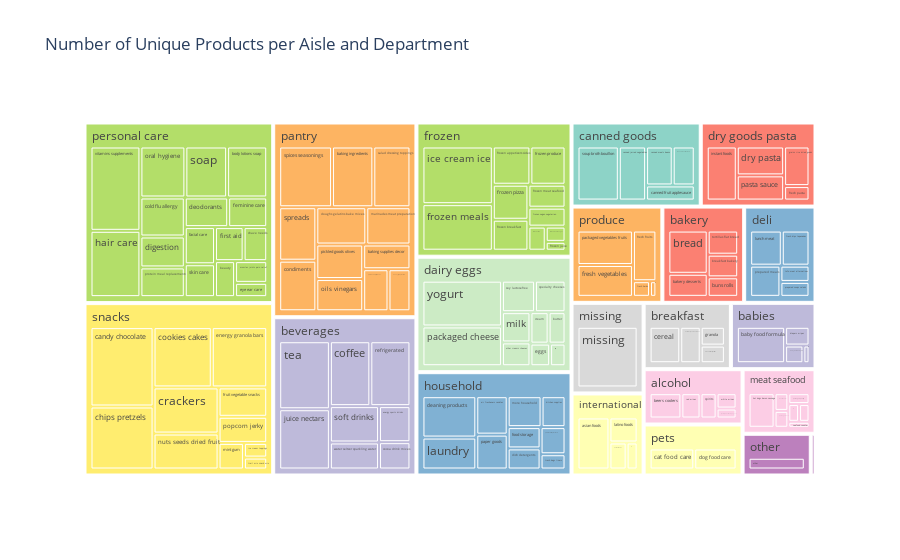
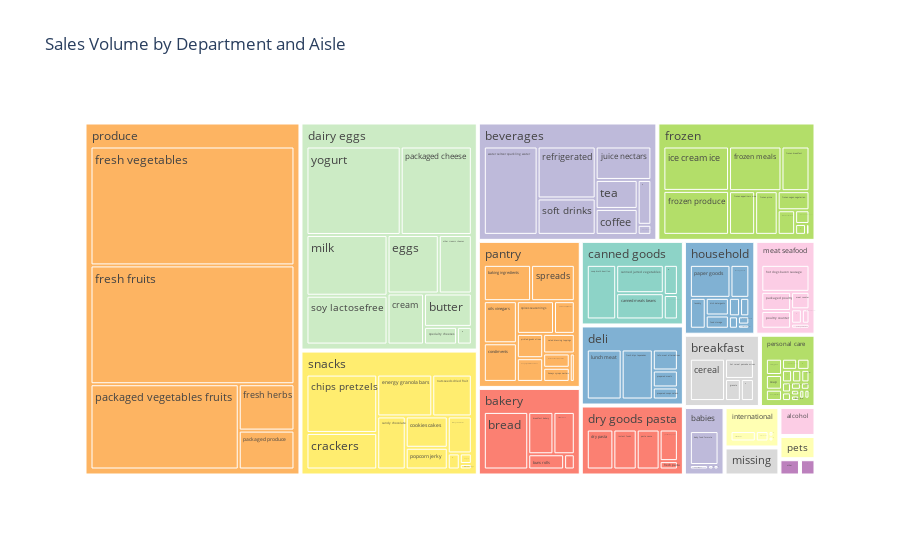

These figures' notebook cell, in order:
### Markdown cell above
### 3.1 What is the structure and composition of our datasets?

### Code cell
with warnings.catch_warnings():
    warnings.filterwarnings("ignore", message=".*observed=False.*")

    fig = px.treemap(
        tmp,  # this is your product count dataframe
        path=['department', 'aisle'],
        values='n',  # Number of products
        color='department',
        color_discrete_sequence=px.colors.qualitative.Set3,
        title='Number of Unique Products per Aisle and Department'
    )

fig.show()

with warnings.catch_warnings():
    warnings.filterwarnings("ignore", message=".*observed=False.*")

    fig = px.treemap(
        tmp2,  # dataframe with sumcount per aisle
        path=['department', 'aisle'],
        values='sumcount',
        color='department',
        color_discrete_sequence=px.colors.qualitative.Set3,
        title='Sales Volume by Department and Aisle'
    )

fig.show()

### Figure 1 — Plotly figure (JSON) as saved in the notebook; plotly's stock layout.template omitted (floating-point values rounded to 4 significant figures; data arrays with more than 128 entries replaced by an {"elided": "..."} marker saying what was removed)
{"data": [{"branchvalues": "total", "customdata": {"elided": "2835x1 str values"}, "domain": {"x": [0, 1], "y": [0, 1]}, "hovertemplate": "labels=%{label}<br>n=%{value}<br>parent=%{parent}<br>id=%{id}<br>department=%{customdata[0]}<extra></extra>", "ids": {"elided": "2835 str values"}, "labels": {"elided": "2835 str values"}, "marker": {"colors": {"elided": "2835 str values"}}, "name": "", "parents": {"elided": "2835 str values"}, "type": "treemap", "values": {"elided": "2835 int values"}}], "layout": {"legend": {"tracegroupgap": 0}, "title": {"text": "Number of Unique Products per Aisle and Department"}, "treemapcolorway": ["rgb(141,211,199)", "rgb(255,255,179)", "rgb(190,186,218)", "rgb(251,128,114)", "rgb(128,177,211)", "rgb(253,180,98)", "rgb(179,222,105)", "rgb(252,205,229)", "rgb(217,217,217)", "rgb(188,128,189)", "rgb(204,235,197)", "rgb(255,237,111)"]}}

### Figure 2 — Plotly figure (JSON) as saved in the notebook; plotly's stock layout.template omitted (floating-point values rounded to 4 significant figures; data arrays with more than 128 entries replaced by an {"elided": "..."} marker saying what was removed)
{"data": [{"branchvalues": "total", "customdata": {"elided": "2835x1 str values"}, "domain": {"x": [0, 1], "y": [0, 1]}, "hovertemplate": "labels=%{label}<br>sumcount=%{value}<br>parent=%{parent}<br>id=%{id}<br>department=%{customdata[0]}<extra></extra>", "ids": {"elided": "2835 str values"}, "labels": {"elided": "2835 str values"}, "marker": {"colors": {"elided": "2835 str values"}}, "name": "", "parents": {"elided": "2835 str values"}, "type": "treemap", "values": {"elided": "2835 int values"}}], "layout": {"legend": {"tracegroupgap": 0}, "title": {"text": "Sales Volume by Department and Aisle"}, "treemapcolorway": ["rgb(141,211,199)", "rgb(255,255,179)", "rgb(190,186,218)", "rgb(251,128,114)", "rgb(128,177,211)", "rgb(253,180,98)", "rgb(179,222,105)", "rgb(252,205,229)", "rgb(217,217,217)", "rgb(188,128,189)", "rgb(204,235,197)", "rgb(255,237,111)"]}}
